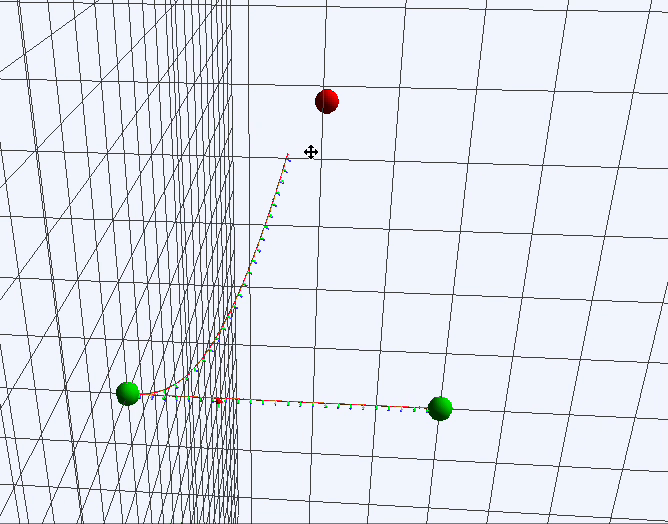
#> input picture frame 64 of treesim_lpy-master/media/vid/Screen Recording 2022-06-09 at 12.22.55 PM.mov, 668 x 524 px, given in place of unlabelled.mkv, which was not available
$ python extract_frames.py
#> lines starting #> are read from the running program, lines starting #| are printed output that depends on the picture; after the words box and inside, x2 and y2 are one past the last pixel; in counts of white or black regions, pixels touching at a corner belong together; pictures that were not available may be replaced by others from this repository, and a replacement may not be noted
import sys
import argparse

import cv2
print(cv2.__version__)
import matplotlib.pyplot as plt
import numpy as np
from PIL import Image

def extractImages(pathIn, pathOut):
    count = 0
    vidcap = cv2.VideoCapture(pathIn)
    success,image = vidcap.read()
#> image is the input picture: shape (524, 668, 3); mean B, G, R 238, 230.8, 227.1
    success = True
    while success:
        #BGR
        vidcap.set(cv2.CAP_PROP_POS_MSEC, (count*100))    # added this line
        success, image = vidcap.read()
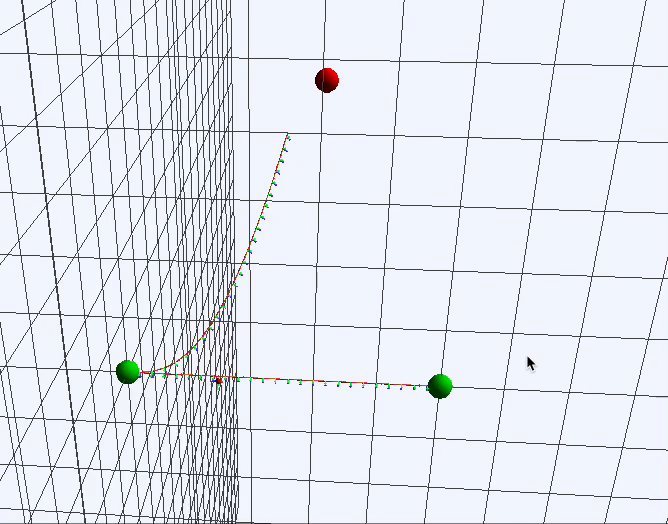
#> input picture frame 0 of treesim_lpy-master/media/vid/Screen Recording 2022-06-09 at 12.22.55 PM.mov, 668 x 524 px, given in place of unlabelled.mkv, which was not available
#> image is the input picture: shape (524, 668, 3); mean B, G, R 238.3, 231.1, 227.1
        print ('Read a new frame: ', success)
#| Read a new frame:  True
        if not success:
            return 0
        # cv2.imshow('image',image)
        ind = np.logical_and(image[:, :, 0] >= 200, image[:, :, 1] <= 15, image[:, :, 2] <= 15)
#> ind: shape (524, 668) bool; every value is 0
        image[ind, 0] = 255
        image[ind, 1] = 0
        image[ind, 2] = 0
        ind1 = np.logical_and(image[:, :, 0] >= 90, image[:, :, 1] == 0, image[:, :, 2] == 0)
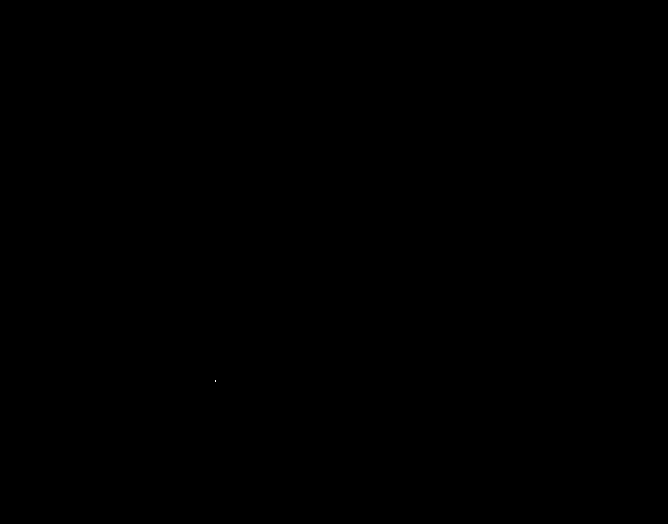
#> ind1: shape (524, 668) bool; 0% white in thin lines or dots, all inside (x1, y1, x2, y2) = (215, 380, 216, 382)
        image[ind1, 0] = 255
#> image: shape (524, 668, 3); under 0.01% of pixels changed, all inside (x1, y1, x2, y2) = (215, 380, 216, 382)
        image[ind1, 1] = 0
        image[ind1, 2] = 0
        image = np.asarray(image, dtype=np.uint8)
        #convert to RGB to show image
        # plt.imshow(image[:,:,::-1])
        # plt.show()
        # cv2.imwrite( pathOut + "img%d.jpg" % count, image)     # save frame as JPEG file
        dim = (640, 480)
        image = cv2.resize(image, dim, interpolation=cv2.INTER_AREA)
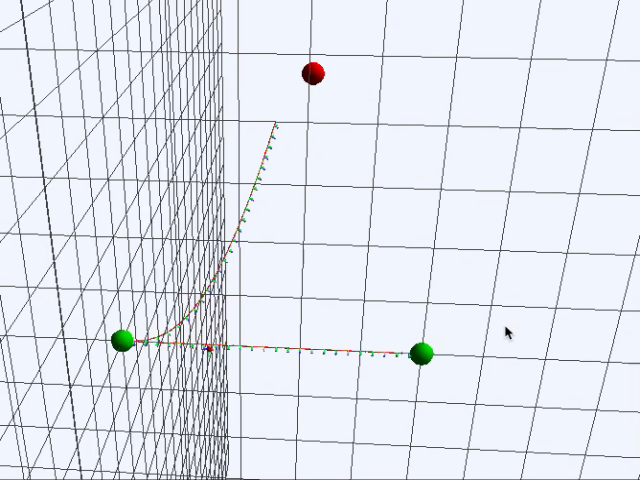
#> image: shape (480, 640, 3); mean B, G, R 238.3, 231.1, 227.1
        img = Image.fromarray(image[:,:,::-1], 'RGB')

        img.save(pathOut + "img%d.jpg" % count)
        count = count + 1


if __name__=="__main__":
    # a = argparse.ArgumentParser()
    # a.add_argument("--pathIn", help="path to video")
    # a.add_argument("--pathOut", help="path to images")
    pathsIn = ["/home/josyula/Documents/DataAndModels/ufo_trees_labelled/render/unlabelled.mkv",
             "/home/josyula/Documents/DataAndModels/ufo_trees_labelled/render/unlabelled1.mkv",
               "/home/josyula/Documents/DataAndModels/ufo_trees_labelled/render/unlabelled2.mkv",]
    pathsOut = ["/home/josyula/Documents/DataAndModels/ufo_trees_labelled/unlabelled/",
                "/home/josyula/Documents/DataAndModels/ufo_trees_labelled/unlabelled1/",
                "/home/josyula/Documents/DataAndModels/ufo_trees_labelled/unlabelled2/"]
    # [4 lines of commented-out code are left out]
    for i in range(len(pathsIn)):
        extractImages(pathsIn[i], pathsOut[i])

$ run again, starting later in the video
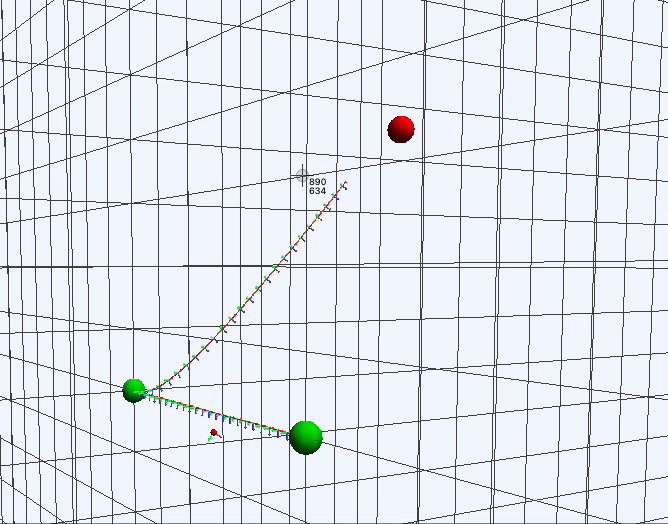
#> input picture frame 290 of treesim_lpy-master/media/vid/Screen Recording 2022-06-09 at 12.22.55 PM.mov, 668 x 524 px, given in place of unlabelled.mkv, which was not available
#> in extractImages, image is the input picture: shape (524, 668, 3); mean B, G, R 236.9, 230, 226
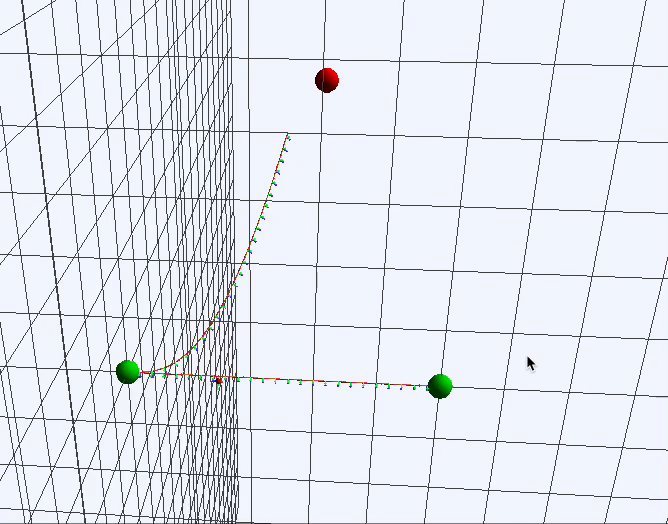
#> input picture frame 0 of treesim_lpy-master/media/vid/Screen Recording 2022-06-09 at 12.22.55 PM.mov, 668 x 524 px, given in place of unlabelled.mkv, which was not available
#> in extractImages, image is the input picture: shape (524, 668, 3); mean B, G, R 238.3, 231.1, 227.1
#| Read a new frame:  True
#> ind: shape (524, 668) bool; every value is 0
#> ind1: shape (524, 668) bool; 0% white in thin lines or dots, all inside (x1, y1, x2, y2) = (215, 380, 216, 382)

$ run again, starting later in the video
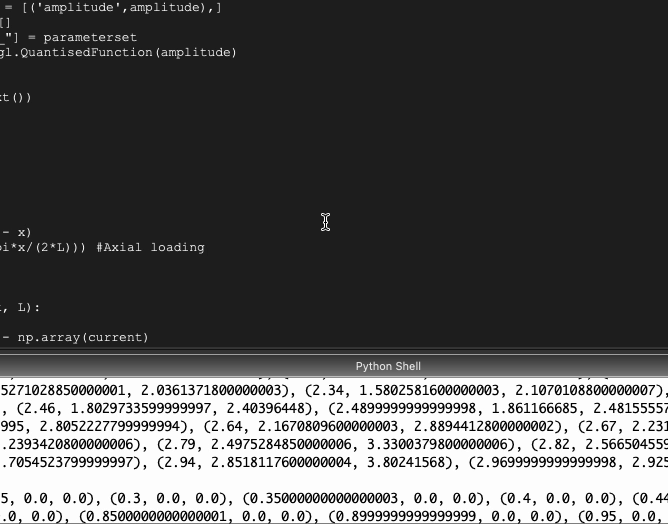
#> input picture frame 516 of treesim_lpy-master/media/vid/Screen Recording 2022-06-09 at 12.22.55 PM.mov, 668 x 524 px, given in place of unlabelled.mkv, which was not available
#> in extractImages, image is the input picture: shape (524, 668, 3); mean B, G, R 84.3, 84.3, 84.3
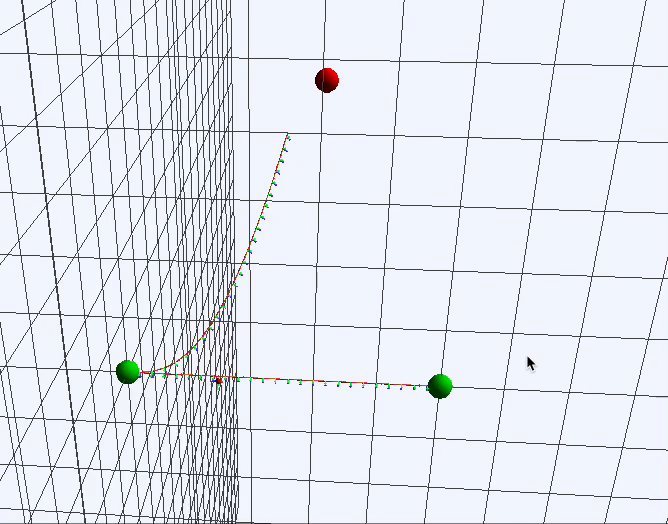
#> input picture frame 0 of treesim_lpy-master/media/vid/Screen Recording 2022-06-09 at 12.22.55 PM.mov, 668 x 524 px, given in place of unlabelled.mkv, which was not available
#> in extractImages, image is the input picture: shape (524, 668, 3); mean B, G, R 238.3, 231.1, 227.1
#| Read a new frame:  True
#> ind: shape (524, 668) bool; every value is 0
#> ind1: shape (524, 668) bool; 0% white in thin lines or dots, all inside (x1, y1, x2, y2) = (215, 380, 216, 382)
